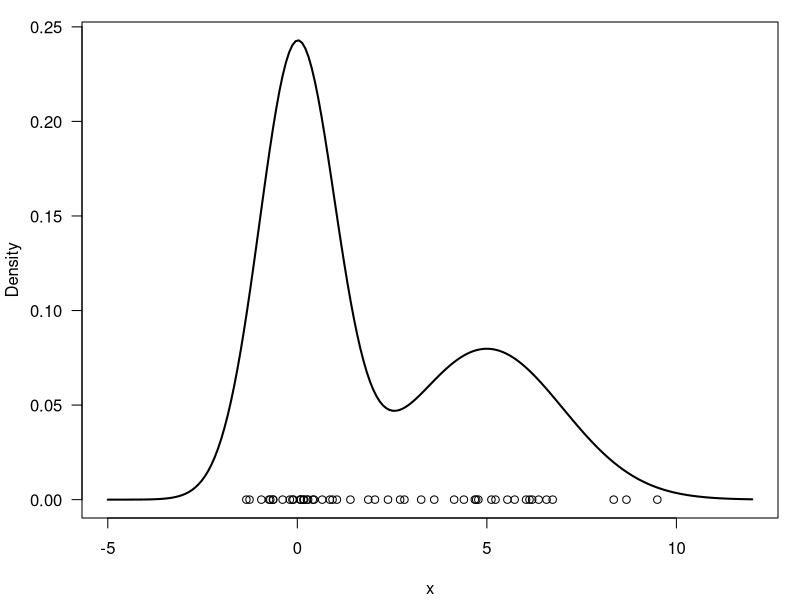
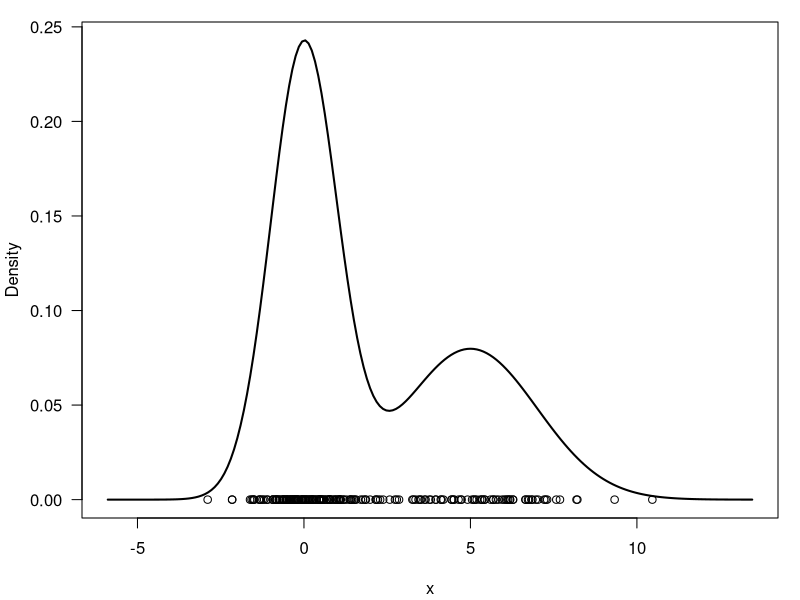

Generate these figures, in order, with R:
## ---- chunk 1
#| label: simulation
n     = 50           # Size of the sample to be generated
w     = c(0.6, 0.4)  # Weights
mu    = c(0, 5)      # Means
sigma = c(1, 2)      # Standard deviations
cc    = sample(1:2, n, replace=T, prob=w)
x     = rnorm(n, mu[cc], sigma[cc])
## ---- chunk 2
#| label: fig-plot-sample
# Plot f(x) along with the observations 
# just sampled
xx = seq(-5, 12, length=200)
yy = w[1]*dnorm(xx, mu[1], sigma[1]) + 
     w[2]*dnorm(xx, mu[2], sigma[2])
par(mar=c(4,4,1,1)+0.1)
plot(xx, yy, type="l", ylab="Density", xlab="x", las=1, lwd=2)
points(x, y=rep(0,n), pch=1)  
## ---- chunk 3
#| label: helpers


# Generate sample from a Gaussian mixture
gen_mixture <- function(components_n=2, samples_n=200, w, mu, sigma) {
  stopifnot(length(w) == components_n, 
            length(mu) == components_n, 
            length(sigma) == components_n)
  
  component_ids <- sample(1:components_n, samples_n, replace=TRUE, prob=w)
  rnorm(samples_n, mean=mu[component_ids], sd=sigma[component_ids])
}

# Plot the mixture density and sample
plot_mixture <- function(x, w, mu, sigma, n_grid=200) {
  xx <- seq(min(x) - 3, max(x) + 3, length.out = n_grid)
  yy <- rowSums(sapply(1:length(w), function(k) w[k] * dnorm(xx, mu[k], sigma[k])))
  
  par(mar=c(4,4,1,1)+0.1)
  plot(xx, yy, type="l", ylab="Density", xlab="x", las=1, lwd=2)
  points(x, y=rep(0, length(x)), pch=1)
}


## ---- chunk 4

sim1 <- gen_mixture(components_n=2,samples_n=200, w=w, mu=mu, sigma=sigma)
#sim1
abc=plot_mixture(x=sim1,w=w,mu=mu,sigma=sigma)



